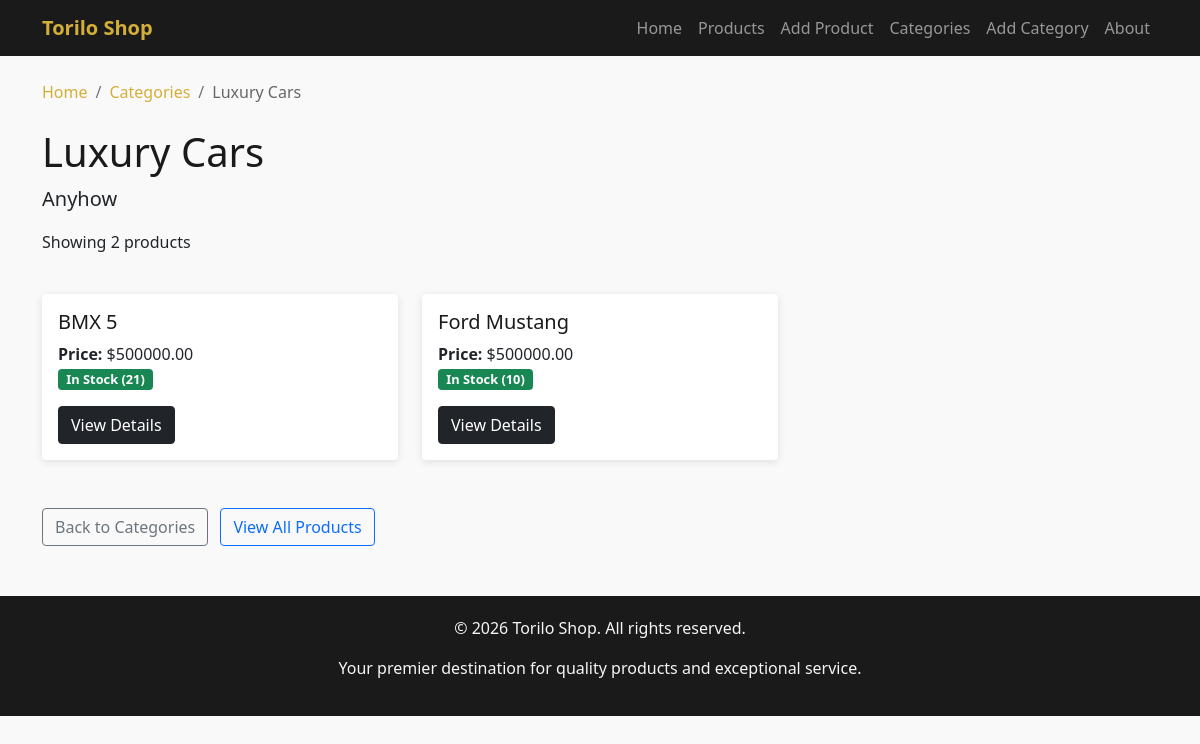
Page /categories/luxury-cars/ on the committed database.
### products/models.py (models this page shows, shortened)
class Category(models.Model):
    name = models.CharField(max_length=100)
    slug = models.SlugField(blank=True)
    description = models.TextField(blank=True)
    class Meta:
        verbose_name_plural = "Categories"

class Product(models.Model):
    name = models.CharField(max_length=200)
    price = models.DecimalField(max_digits=10, decimal_places=2)
    stock = models.IntegerField()
    category = models.ForeignKey(Category, on_delete=models.CASCADE, related_name="products")
    image = models.ImageField(upload_to='products/', blank=True, null=True)
    is_available = models.BooleanField(default=True)
    created_at = models.DateTimeField(auto_now_add=True)
    class Meta:
        ordering = ['-created_at']

### products/views.py (the view)
# urls.py: path('categories/<slug:slug>/', views.category_products, name='category_products'),
def category_products(request, slug):
    category = get_object_or_404(Category, slug=slug)
    products = Product.objects.filter(category=category)
    context = {'category': category, 'products': products}
    return render(request, 'products/category_products.html', context)

### templates/products/category_products.html (shortened to what this page needs)
{% extends 'base.html' %}
{% block content %}
<div class="row">
    <div class="col-12">
        <nav aria-label="breadcrumb">
            <ol class="breadcrumb">
                <li class="breadcrumb-item"><a href="{% url 'home' %}">Home</a></li>
                <li class="breadcrumb-item"><a href="{% url 'category_list' %}">Categories</a></li>
                <li class="breadcrumb-item active">{{ category.name }}</li>
            </ol>
        </nav>
    </div>
</div>
<div class="row mb-4">
    <div class="col-12">
        <h1>{{ category.name }}</h1>
        {% if category.description %}
            <p class="lead">{{ category.description }}</p>
        {% endif %}
        <p>Showing {{ products|length }} product{{ products|length|pluralize }}</p>
    </div>
</div>
<div class="row">
    {% for product in products %}
    <div class="col-md-4 col-sm-6 mb-4">
        <div class="card h-100">
            <div class="card-body">
                <h5 class="card-title">{{ product.name }}</h5>
                <p class="card-text">
                    <strong>Price:</strong> ${{ product.price }}<br>
                    {% if product.stock > 0 %}
                        <span class="badge bg-success stock-badge">In Stock ({{ product.stock }})</span>
                    {% else %}
                        <span class="badge bg-danger stock-badge">Out of Stock</span>
                    {% endif %}
                </p>
                <a href="{% url 'product_detail' product.pk %}" class="btn btn-dark">View Details</a>
            </div>
        </div>
    </div>
    {% empty %}
    <div class="col-12">
        <div class="alert alert-warning">
            No products found in this category.
        </div>
    </div>
    {% endfor %}
</div>
<div class="row mt-4">
    <div class="col-12">
        <a href="{% url 'category_list' %}" class="btn btn-outline-secondary me-2">Back to Categories</a>
        <a href="{% url 'product_list' %}" class="btn btn-outline-primary">View All Products</a>
    </div>
</div>
{% endblock %}

### static/css/styles.css (style rules this page uses)
.stock-badge { font-size: 0.75rem; padding: 0.35em 0.65em; }
.breadcrumb { background-color: transparent; padding: 0; margin-bottom: 1.5rem; }
.breadcrumb-item a { color: #d4af37; text-decoration: none; }
.breadcrumb-item.active { color: #666; }

### templates/base.html (style rules this page uses)
:root { --primary-black: #1a1a1a; --secondary-black: #2d2d2d; --accent-gold: #d4af37; --accent-silver: #c0c0c0; --text-light: #f5f5f5; --text-dark: #333333; }
body { background-color: #f9f9f9; min-height: 100vh; }
.stock-badge { font-size: 0.8em; }
.card { border: none; box-shadow: 0 2px 8px rgba(0,0,0,0.1); }
h1, h2, h3, h4, h5, h6 { color: var(--primary-black); }

### rows in the picture
Category: name "Luxury Cars", description "Anyhow"
Product: name "BMX 5", price "500000.00", stock "21"
Product: name "Ford Mustang", price "500000.00", stock "10"

### other values in the picture
{{ products|length }} "2"
